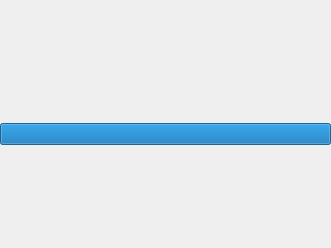
<ui version="4.0" >
 <class>MvdImportSummaryPage</class>
 <widget class="QWidget" name="MvdImportSummaryPage" >
  <property name="geometry" >
   <rect>
    <x>0</x>
    <y>0</y>
    <width>331</width>
    <height>248</height>
   </rect>
  </property>
  <property name="windowTitle" >
   <string>Form</string>
  </property>
  <layout class="QGridLayout" >
   <property name="margin" >
    <number>0</number>
   </property>
   <item row="0" column="0" >
    <widget class="QStackedWidget" name="stack" >
     <property name="currentIndex" >
      <number>0</number>
     </property>
     <widget class="QWidget" name="noResultsPage" >
      <property name="geometry" >
       <rect>
        <x>0</x>
        <y>0</y>
        <width>331</width>
        <height>248</height>
       </rect>
      </property>
      <layout class="QGridLayout" >
       <property name="margin" >
        <number>0</number>
       </property>
       <item row="0" column="0" >
        <spacer>
         <property name="orientation" >
          <enum>Qt::Vertical</enum>
         </property>
         <property name="sizeHint" stdset="0" >
          <size>
           <width>20</width>
           <height>40</height>
          </size>
         </property>
        </spacer>
       </item>
       <item row="1" column="0" >
        <widget class="QLabel" name="noResultsLabel" >
         <property name="text" >
          <string/>
         </property>
         <property name="wordWrap" >
          <bool>true</bool>
         </property>
        </widget>
       </item>
       <item row="3" column="0" >
        <spacer>
         <property name="orientation" >
          <enum>Qt::Vertical</enum>
         </property>
         <property name="sizeHint" stdset="0" >
          <size>
           <width>20</width>
           <height>40</height>
          </size>
         </property>
        </spacer>
       </item>
       <item row="2" column="0" >
        <widget class="QProgressBar" name="progressBar" >
         <property name="value" >
          <number>100</number>
         </property>
         <property name="textVisible" >
          <bool>false</bool>
         </property>
        </widget>
       </item>
      </layout>
     </widget>
     <widget class="QWidget" name="resultsPage" >
      <property name="geometry" >
       <rect>
        <x>0</x>
        <y>0</y>
        <width>331</width>
        <height>248</height>
       </rect>
      </property>
      <layout class="QGridLayout" name="gridLayout_2" >
       <property name="margin" >
        <number>0</number>
       </property>
       <item row="0" column="0" colspan="3" >
        <layout class="QHBoxLayout" >
         <item>
          <widget class="QCheckBox" name="importMovie" >
           <property name="text" >
            <string>Import this movie</string>
           </property>
           <property name="checked" >
            <bool>true</bool>
           </property>
          </widget>
         </item>
         <item>
          <spacer>
           <property name="orientation" >
            <enum>Qt::Horizontal</enum>
           </property>
           <property name="sizeHint" stdset="0" >
            <size>
             <width>40</width>
             <height>20</height>
            </size>
           </property>
          </spacer>
         </item>
         <item>
          <widget class="QLabel" name="jumpLabel" >
           <property name="text" >
            <string>Jump to movie:</string>
           </property>
          </widget>
         </item>
         <item>
          <widget class="QSpinBox" name="jumpInput" />
         </item>
        </layout>
       </item>
       <item row="1" column="0" colspan="3" >
        <widget class="QFrame" name="browserViewFrame" >
         <property name="frameShape" >
          <enum>QFrame::Panel</enum>
         </property>
         <property name="frameShadow" >
          <enum>QFrame::Sunken</enum>
         </property>
         <layout class="QGridLayout" name="gridLayout" >
          <property name="margin" >
           <number>0</number>
          </property>
          <property name="spacing" >
           <number>0</number>
          </property>
          <item row="0" column="0" >
           <widget class="MvdBrowserView" native="1" name="jobPreview" />
          </item>
         </layout>
        </widget>
       </item>
       <item row="2" column="2" >
        <widget class="MvdActionLabel" name="nextResult" >
         <property name="toolTip" >
          <string>Shows the details for the next movie that has been selected for import</string>
         </property>
         <property name="text" >
          <string/>
         </property>
         <property name="alignment" >
          <set>Qt::AlignLeading|Qt::AlignLeft|Qt::AlignRight|Qt::AlignTrailing|Qt::AlignVCenter</set>
         </property>
         <property name="indent" >
          <number>0</number>
         </property>
        </widget>
       </item>
       <item row="2" column="0" >
        <widget class="MvdActionLabel" name="previousResult" >
         <property name="toolTip" >
          <string>Shows the details for the previous movie that has been selected for import</string>
         </property>
         <property name="text" >
          <string/>
         </property>
         <property name="indent" >
          <number>0</number>
         </property>
        </widget>
       </item>
       <item row="2" column="1" >
        <spacer>
         <property name="orientation" >
          <enum>Qt::Horizontal</enum>
         </property>
         <property name="sizeHint" stdset="0" >
          <size>
           <width>161</width>
           <height>20</height>
          </size>
         </property>
        </spacer>
       </item>
      </layout>
     </widget>
    </widget>
   </item>
  </layout>
 </widget>
 <customwidgets>
  <customwidget>
   <class>MvdActionLabel</class>
   <extends>QLabel</extends>
   <header>actionlabel.h</header>
  </customwidget>
  <customwidget>
   <class>MvdBrowserView</class>
   <extends>QWidget</extends>
   <header>browserview.h</header>
  </customwidget>
 </customwidgets>
 <resources/>
 <connections/>
</ui>
